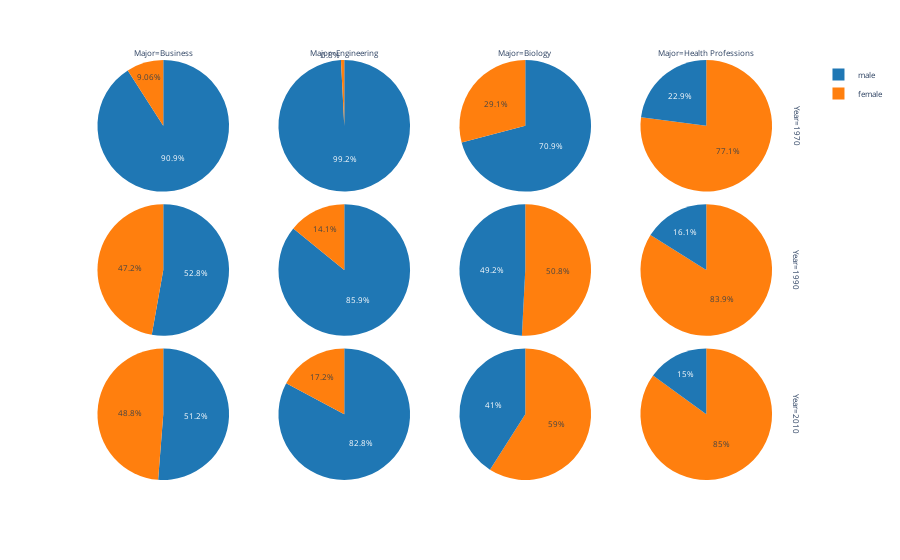

Notebook source saved alongside this figure:
### Markdown cell above
Gender ratios of business, engineering, biology, health professions majors in 1970, 1990, and 2010
Look at the dataframe! How can we get the gender ratios male/female?

### Code cell
selected_columns = ['Year','Business','Engineering','Biology','Health Professions']
selected_years = [1970, 1990, 2010]


selected_data = degree_gender_ratio.loc[degree_gender_ratio['Year'].isin(selected_years), selected_columns]
df = selected_data.melt(id_vars='Year', var_name="Major", value_name='female', value_vars=[x for x in selected_data.columns[1:]])
df.insert(3, "male", 100-df["female"])
# Print the selected data

df2 = df.melt(id_vars=['Year','Major'], var_name="Gender", value_name='val', value_vars=[x for x in df.columns[2:]])
print(df2 )
fig=px.pie(df2, names='Gender',values='val', facet_col="Major",facet_row="Year", color_discrete_sequence=px.colors.qualitative.D3)

fig.update_layout(
    font_size=8
)

### Figure 1 — Plotly figure (JSON) as saved in the notebook; plotly's stock layout.template omitted (floating-point values rounded to 4 significant figures)
{"data": [{"domain": {"x": [0, 0.23], "y": [0.6867, 1.0]}, "hovertemplate": "Year=1970<br>Major=Business<br>Gender=%{label}<br>val=%{value}<extra></extra>", "labels": ["female", "male"], "legendgroup": "", "name": "", "showlegend": true, "type": "pie", "values": [9.064, 90.94]}, {"domain": {"x": [0.25, 0.48], "y": [0.6867, 1.0]}, "hovertemplate": "Year=1970<br>Major=Engineering<br>Gender=%{label}<br>val=%{value}<extra></extra>", "labels": ["female", "male"], "legendgroup": "", "name": "", "showlegend": true, "type": "pie", "values": [0.8, 99.2]}, {"domain": {"x": [0.5, 0.73], "y": [0.6867, 1.0]}, "hovertemplate": "Year=1970<br>Major=Biology<br>Gender=%{label}<br>val=%{value}<extra></extra>", "labels": ["female", "male"], "legendgroup": "", "name": "", "showlegend": true, "type": "pie", "values": [29.09, 70.91]}, {"domain": {"x": [0.75, 0.98], "y": [0.6867, 1.0]}, "hovertemplate": "Year=1970<br>Major=Health Professions<br>Gender=%{label}<br>val=%{value}<extra></extra>", "labels": ["female", "male"], "legendgroup": "", "name": "", "showlegend": true, "type": "pie", "values": [77.1, 22.9]}, {"domain": {"x": [0, 0.23], "y": [0.3433, 0.6567]}, "hovertemplate": "Year=1990<br>Major=Business<br>Gender=%{label}<br>val=%{value}<extra></extra>", "labels": ["female", "male"], "legendgroup": "", "name": "", "showlegend": true, "type": "pie", "values": [47.2, 52.8]}, {"domain": {"x": [0.25, 0.48], "y": [0.3433, 0.6567]}, "hovertemplate": "Year=1990<br>Major=Engineering<br>Gender=%{label}<br>val=%{value}<extra></extra>", "labels": ["female", "male"], "legendgroup": "", "name": "", "showlegend": true, "type": "pie", "values": [14.1, 85.9]}, {"domain": {"x": [0.5, 0.73], "y": [0.3433, 0.6567]}, "hovertemplate": "Year=1990<br>Major=Biology<br>Gender=%{label}<br>val=%{value}<extra></extra>", "labels": ["female", "male"], "legendgroup": "", "name": "", "showlegend": true, "type": "pie", "values": [50.82, 49.18]}, {"domain": {"x": [0.75, 0.98], "y": [0.3433, 0.6567]}, "hovertemplate": "Year=1990<br>Major=Health Professions<br>Gender=%{label}<br>val=%{value}<extra></extra>", "labels": ["female", "male"], "legendgroup": "", "name": "", "showlegend": true, "type": "pie", "values": [83.9, 16.1]}, {"domain": {"x": [0, 0.23], "y": [0, 0.3133]}, "hovertemplate": "Year=2010<br>Major=Business<br>Gender=%{label}<br>val=%{value}<extra></extra>", "labels": ["female", "male"], "legendgroup": "", "name": "", "showlegend": true, "type": "pie", "values": [48.76, 51.24]}, {"domain": {"x": [0.25, 0.48], "y": [0, 0.3133]}, "hovertemplate": "Year=2010<br>Major=Engineering<br>Gender=%{label}<br>val=%{value}<extra></extra>", "labels": ["female", "male"], "legendgroup": "", "name": "", "showlegend": true, "type": "pie", "values": [17.2, 82.8]}, {"domain": {"x": [0.5, 0.73], "y": [0, 0.3133]}, "hovertemplate": "Year=2010<br>Major=Biology<br>Gender=%{label}<br>val=%{value}<extra></extra>", "labels": ["female", "male"], "legendgroup": "", "name": "", "showlegend": true, "type": "pie", "values": [59.01, 40.99]}, {"domain": {"x": [0.75, 0.98], "y": [0, 0.3133]}, "hovertemplate": "Year=2010<br>Major=Health Professions<br>Gender=%{label}<br>val=%{value}<extra></extra>", "labels": ["female", "male"], "legendgroup": "", "name": "", "showlegend": true, "type": "pie", "values": [85, 15]}], "layout": {"annotations": [{"font": {}, "showarrow": false, "text": "Major=Business", "x": 0.115, "xanchor": "center", "xref": "paper", "y": 1.0, "yanchor": "bottom", "yref": "paper"}, {"font": {}, "showarrow": false, "text": "Major=Engineering", "x": 0.365, "xanchor": "center", "xref": "paper", "y": 1.0, "yanchor": "bottom", "yref": "paper"}, {"font": {}, "showarrow": false, "text": "Major=Biology", "x": 0.615, "xanchor": "center", "xref": "paper", "y": 1.0, "yanchor": "bottom", "yref": "paper"}, {"font": {}, "showarrow": false, "text": "Major=Health Professions", "x": 0.865, "xanchor": "center", "xref": "paper", "y": 1.0, "yanchor": "bottom", "yref": "paper"}, {"font": {}, "showarrow": false, "text": "Year=2010", "textangle": 90, "x": 0.98, "xanchor": "left", "xref": "paper", "y": 0.1567, "yanchor": "middle", "yref": "paper"}, {"font": {}, "showarrow": false, "text": "Year=1990", "textangle": 90, "x": 0.98, "xanchor": "left", "xref": "paper", "y": 0.5, "yanchor": "middle", "yref": "paper"}, {"font": {}, "showarrow": false, "text": "Year=1970", "textangle": 90, "x": 0.98, "xanchor": "left", "xref": "paper", "y": 0.8433, "yanchor": "middle", "yref": "paper"}], "font": {"size": 8}, "legend": {"tracegroupgap": 0}, "margin": {"t": 60}, "piecolorway": ["#1F77B4", "#FF7F0E", "#2CA02C", "#D62728", "#9467BD", "#8C564B", "#E377C2", "#7F7F7F", "#BCBD22", "#17BECF"]}}
